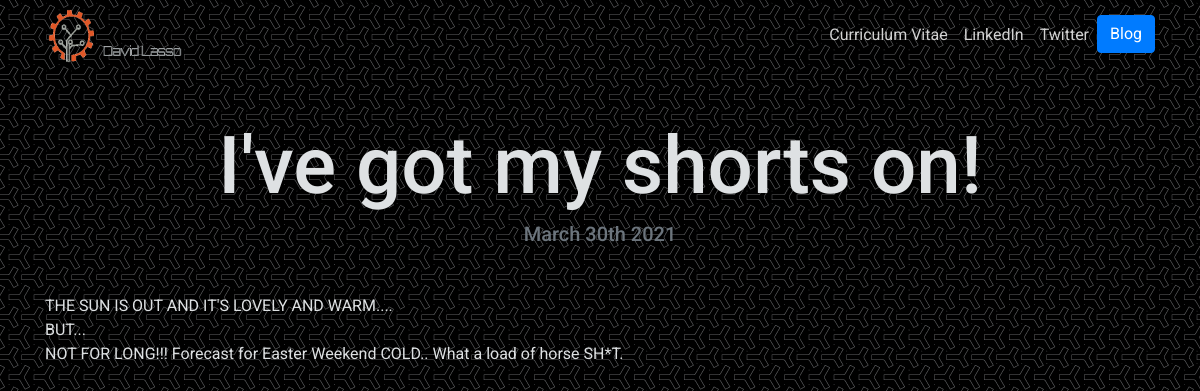
The page /blog/10/ on the database its author committed.
### blog/models.py (models this page shows, shortened)
class Blog(models.Model):
	title = models.CharField(max_length=200)
	description = models.TextField()
	date = models.DateField()

### blog/views.py (the view)
# urls.py: path('<int:blog_id>/', views.detail, name='detail'),
def detail(request, blog_id):
	blog = get_object_or_404(Blog, pk=blog_id)
	return render(request, 'blog/detail.html', {'blog':blog})

### blog/templates/blog/detail.html
{% extends 'wsite/base.html' %}
{% block content %}
<h1 class="text-center mt-5" id="blogdetailtitle">{{ blog.title }}</h1>
<h5 class="text-center text-muted mb-5">{{ blog.date|date:'F jS Y' }}</h5>
{{ blog.description|safe }}
{% endblock %}

### wsite/static/wsite/custom.css (style rules this page uses)
body { font-family: 'Roboto', sans-serif; color: rgba(222,225,227,3); background-image: url("y-so-serious.png"); }
@media (min-width: 992px) { #blogdetailtitle { font-size: 5rem; } }

### rows shown on the page
Blog: title "I've got my shorts on!", date "March 30th 2021", description "THE SUN IS OUT AND IT'S LOVELY AND WARM.... BUT... NOT FOR LONG!!! Forecast for Easter Weekend COLD.. What a load of horse SH*T."
